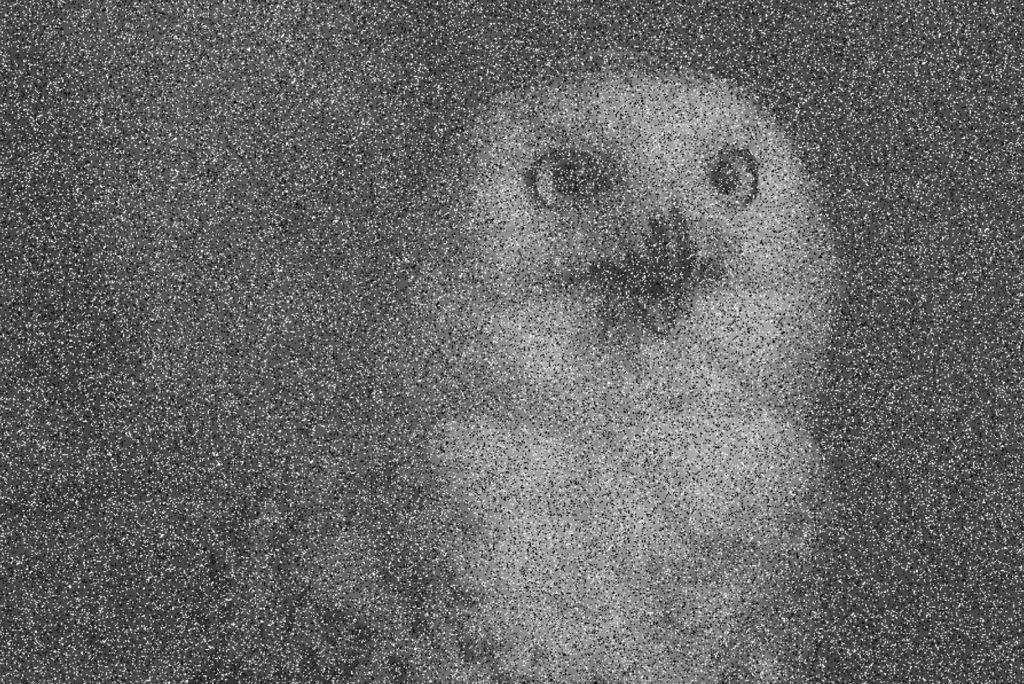
//> input picture resources/pepper.png, 1024 x 684 px
$ ./main   (built with g++ and OpenCV 4)
//> lines starting //> are read from the running program, lines starting //| are printed output that depends on the picture
#include <iostream>
#include <opencv2/opencv.hpp>
#include <opencv2/highgui.hpp>
#include <opencv2/imgproc.hpp>

using namespace std;
using namespace cv;

int main()
{
    Mat inputImage = imread("resources/pepper.png", IMREAD_GRAYSCALE);
//> inputImage is the input picture: 684 rows x 1024 cols, CV_8UC1; min 0, max 255, mean 102.8

    if (inputImage.empty())
    {
        cerr << "Could not open input image\n";
        return 1;
    }

    imshow("Original image", inputImage);


    //mean filter 3 by 3
    Mat imageA = inputImage.clone();

    int maskSize = 3;
    int halfMaskSize = maskSize / 2;

    for (int j = halfMaskSize; j < inputImage.rows - halfMaskSize; j++)
    {
        for (int i = halfMaskSize; i < inputImage.cols - halfMaskSize; i++)
        {
            int sum = 0;

            for (int l = -halfMaskSize; l <= halfMaskSize; l++)
            {
                for (int k = -halfMaskSize; k <= halfMaskSize; k++)
                {
                    sum += inputImage.at<uchar>(j + l, i + k);
                }
            }

            imageA.at<uchar>(j, i) = sum / 9;
        }
    }

    imshow("A - Mean 3x3", imageA);


    //gaussian filter 3 by 3

    Mat imageB = inputImage.clone();
    int data3x3[] = {
            1, 2, 1,
            2, 4, 2,
            1, 2, 1
        };
    Mat gaussian3x3 = Mat(3, 3, CV_32S, data3x3).clone();

    for (int j = 1; j < inputImage.rows - 1; j++)
    {
        for (int i = 1; i < inputImage.cols - 1; i++)
        {
            int sum = 0;

            for (int l = -1; l <= 1; l++)
            {
                for (int k = -1; k <= 1; k++)
                {
                    sum += inputImage.at<uchar>(j + l, i + k)* gaussian3x3.at<int>(l + 1, k + 1);
                }
            }

            imageB.at<uchar>(j, i) = sum / 16;
        }
    }

    imshow("B - Gaussian 3x3", imageB);


    //difference between A and B

    Mat differenceAB = Mat::zeros(inputImage.size(), CV_8U);

    for (int j = 0; j < inputImage.rows; j++)
    {
        for (int i = 0; i < inputImage.cols; i++)
        {
            int valueA = imageA.at<uchar>(j, i);
            int valueB = imageB.at<uchar>(j, i);

            differenceAB.at<uchar>(j, i) =
                abs(valueA - valueB);
        }
    }
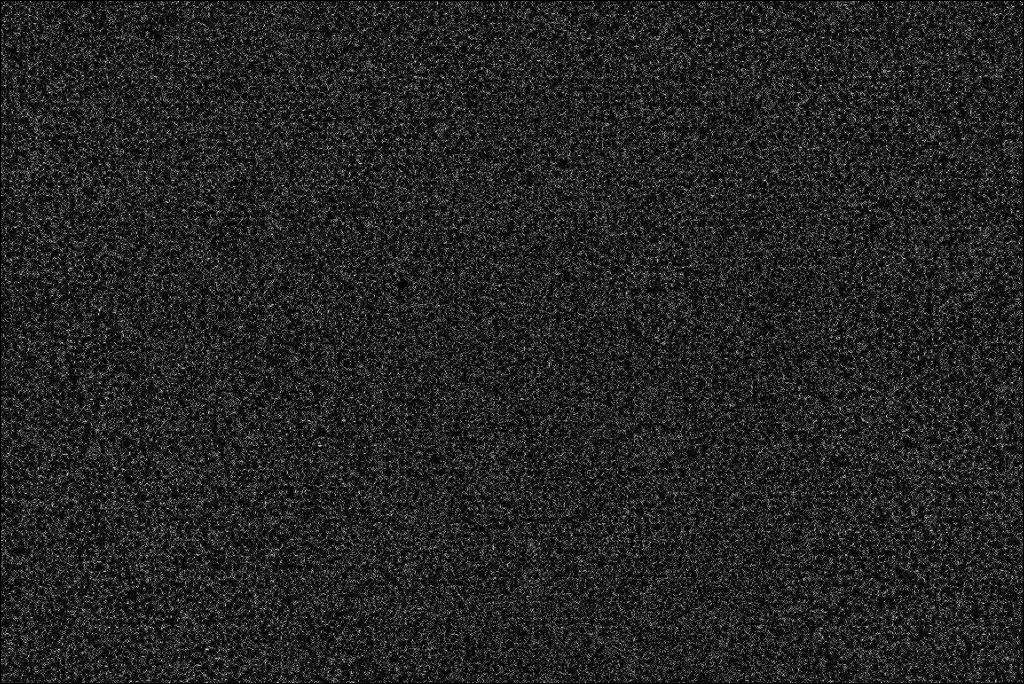
//> differenceAB: 684 rows x 1024 cols, CV_8UC1; min 0, max 26, mean 3.6; drawn with min black and max white

    imshow("Difference A-B", differenceAB);


    //mean filter 5 by 5

    Mat imageC = inputImage.clone();

    maskSize = 5;
    halfMaskSize = maskSize / 2;

    for (int j = halfMaskSize; j < inputImage.rows - halfMaskSize; j++)
    {
        for (int i = halfMaskSize; i < inputImage.cols - halfMaskSize; i++)
        {
            int sum = 0;

            for (int l = -halfMaskSize; l <= halfMaskSize; l++)
            {
                for (int k = -halfMaskSize; k <= halfMaskSize; k++)
                {
                    sum += inputImage.at<uchar>(j + l, i + k);
                }
            }

            imageC.at<uchar>(j, i) = sum / 25;
        }
    }

    imshow("C - Mean 5x5", imageC);


    //gaussian filter 5 by 5 option 1

    Mat imageD = inputImage.clone();

    int data5x5_op1[] = {
            1,  4,  6,  4, 1,
            4, 16, 24, 16, 4,
            6, 24, 36, 24, 6,
            4, 16, 24, 16, 4,
            1,  4,  6,  4, 1
        };
    Mat gaussian5x5_op1 = Mat(5, 5, CV_32S, data5x5_op1).clone();

    for (int j = 2; j < inputImage.rows - 2; j++)
    {
        for (int i = 2; i < inputImage.cols - 2; i++)
        {
            int sum = 0;

            for (int l = -2; l <= 2; l++)
            {
                for (int k = -2; k <= 2; k++)
                {
                    sum += inputImage.at<uchar>(j + l, i + k)
                         * gaussian5x5_op1.at<int>(l + 2, k + 2);
                }
            }

            imageD.at<uchar>(j, i) = sum / 256;
        }
    }

    imshow("D - Gaussian 5x5 Op1", imageD);


    //gaussian filter 5 by 5 option 2

    Mat imageE = inputImage.clone();

    int data5x5_op2[] = {
            2,  4,  5,  4, 2,
            4,  9, 12,  9, 4,
            5, 12, 15, 12, 5,
            4,  9, 12,  9, 4,
            2,  4,  5,  4, 2
        };
    Mat gaussian5x5_op2 = Mat(5, 5, CV_32S, data5x5_op2).clone();

    for (int j = 2; j < inputImage.rows - 2; j++)
    {
        for (int i = 2; i < inputImage.cols - 2; i++)
        {
            int sum = 0;

            for (int l = -2; l <= 2; l++)
            {
                for (int k = -2; k <= 2; k++)
                {
                    sum += inputImage.at<uchar>(j + l, i + k)
                         * gaussian5x5_op2.at<int>(l + 2, k + 2);
                }
            }

            imageE.at<uchar>(j, i) = sum / 159;
        }
    }

    imshow("E - Gaussian 5x5 Op2", imageE);


    //difference between C and D

    Mat differenceCD = Mat::zeros(inputImage.size(), CV_8U);

    for (int j = 0; j < inputImage.rows; j++)
    {
        for (int i = 0; i < inputImage.cols; i++)
        {
            int valueC = imageC.at<uchar>(j, i);
            int valueD = imageD.at<uchar>(j, i);

            differenceCD.at<uchar>(j, i) =
                abs(valueC - valueD);
        }
    }
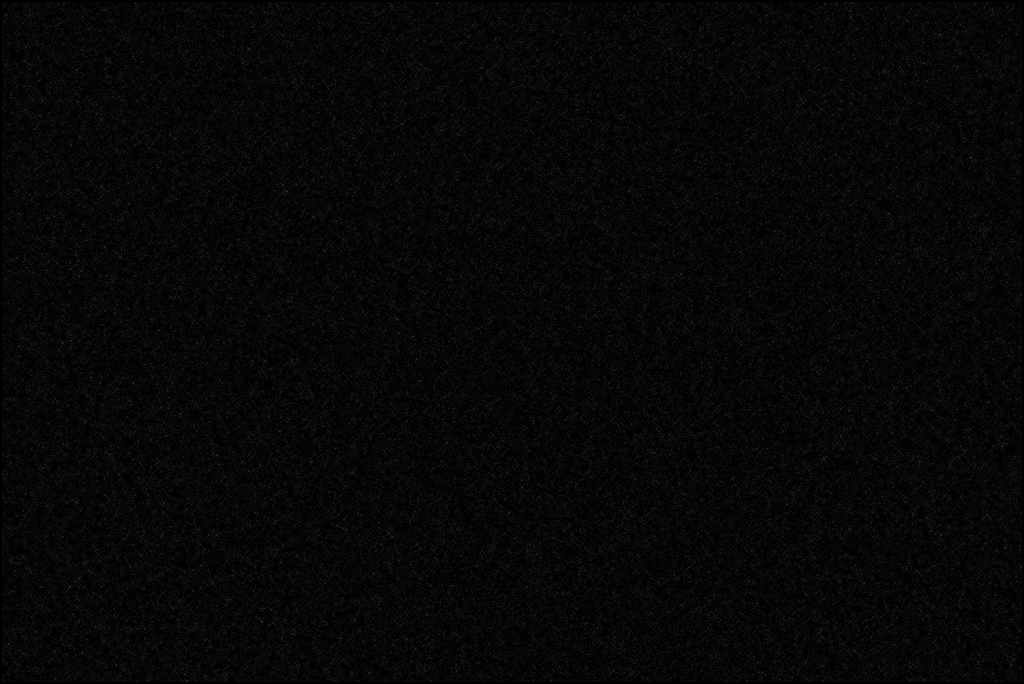
//> differenceCD: 684 rows x 1024 cols, CV_8UC1; min 0, max 48, mean 6.7

    imshow("Difference C-D", differenceCD);


    //difference between D and E

    Mat differenceDE = Mat::zeros(inputImage.size(), CV_8U);

    for (int j = 0; j < inputImage.rows; j++)
    {
        for (int i = 0; i < inputImage.cols; i++)
        {
            int valueD = imageD.at<uchar>(j, i);
            int valueE = imageE.at<uchar>(j, i);

            differenceDE.at<uchar>(j, i) =
                abs(valueD - valueE);
        }
    }
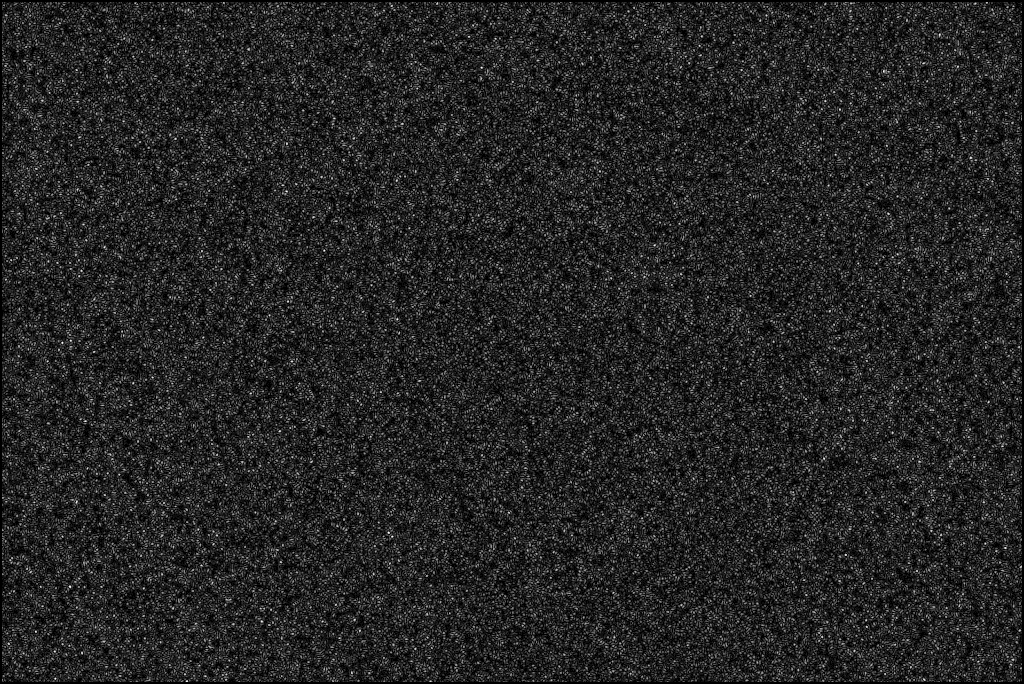
//> differenceDE: 684 rows x 1024 cols, CV_8UC1; min 0, max 17, mean 2.43; drawn with min black and max white

    imshow("Difference D-E", differenceDE);


    waitKey(0);

    return 0;
}
